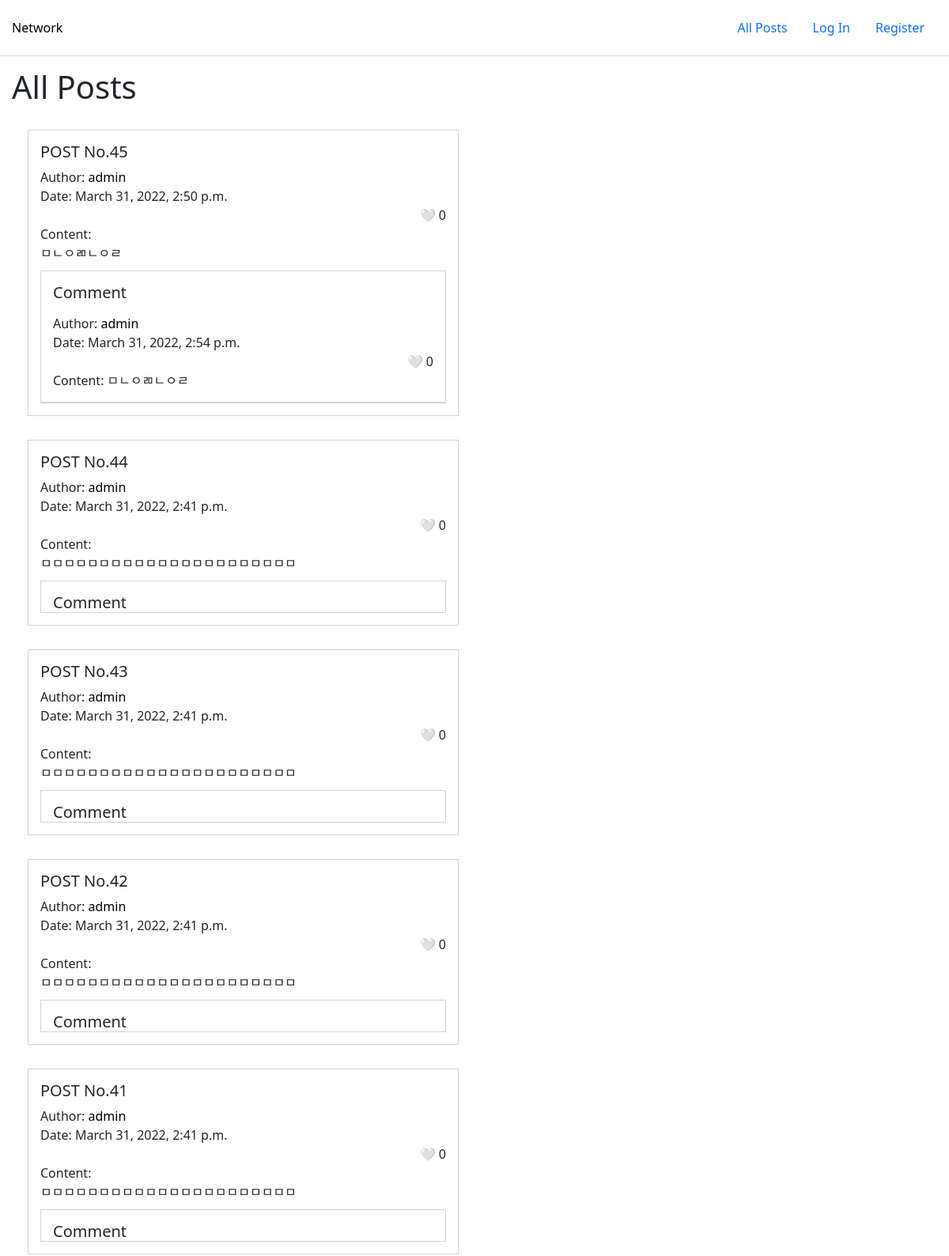
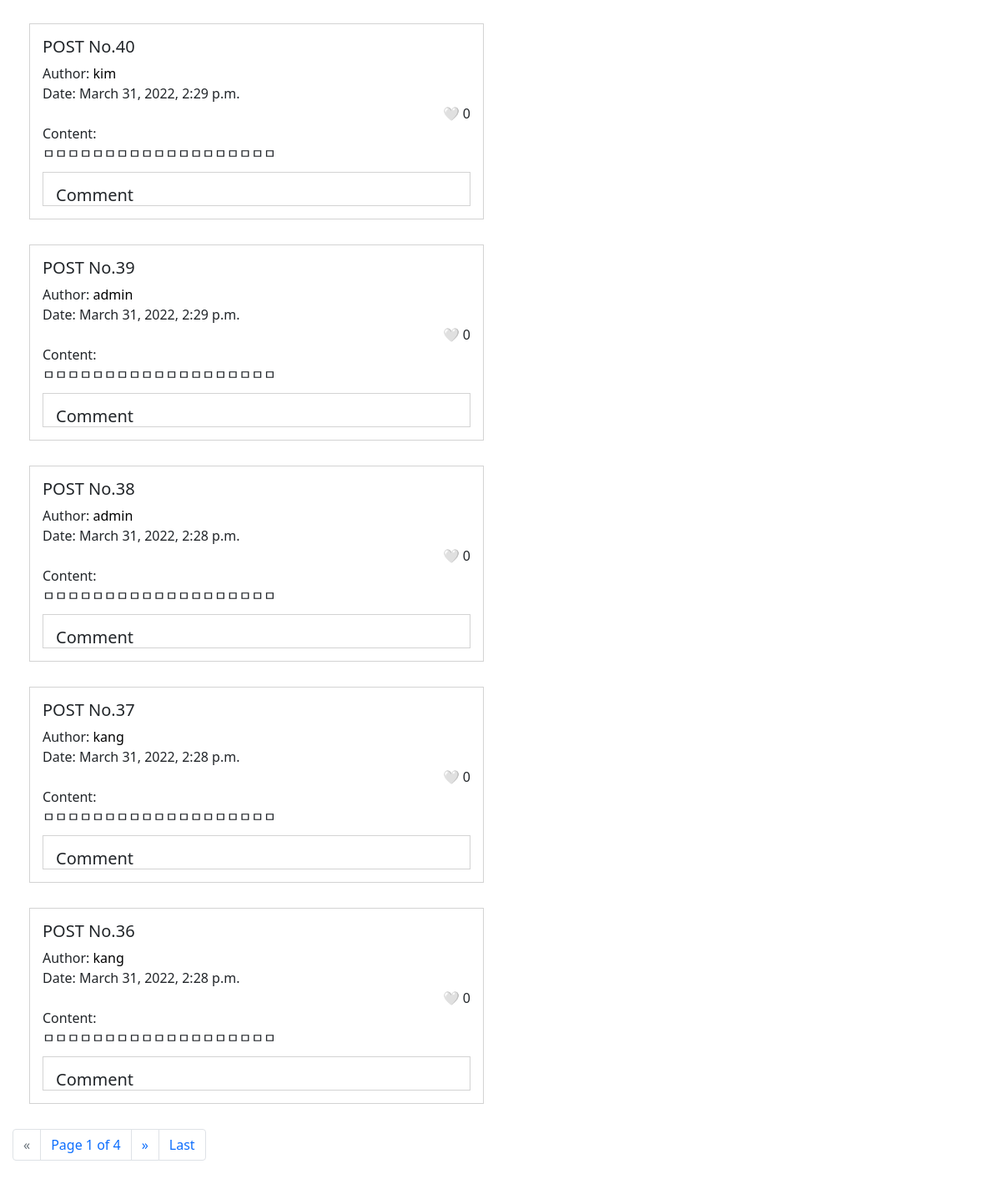
The page /posts on the database its author committed (2 pictures, top to bottom).
### network/models.py (models this page shows, shortened)
class Post(models.Model):
    user = models.ForeignKey(User, on_delete=models.CASCADE, related_name="post_author")
    content = models.TextField(max_length=500)
    created_time = models.DateTimeField(auto_now_add=True, auto_now=False)
    updated_time = models.DateTimeField(auto_now_add=False, auto_now=True)
    like = models.ManyToManyField(User, blank=True, related_name="post_like")

class User(AbstractUser):
    follower = models.ManyToManyField(
        "self",
        blank=True,
        symmetrical=False,
        related_name="user_follower",
    )
    following = models.ManyToManyField(
        "self",
        blank=True,
        symmetrical=False,
        related_name="user_following",
    )

class Comment(models.Model):
    user = models.ForeignKey(
        User, on_delete=models.CASCADE, related_name="comment_author"
    )
    post = models.ForeignKey(
        Post,
        null=True,
        blank=True,
        on_delete=models.CASCADE,
        related_name="comment_post",
    )
    content = models.TextField(max_length=300)
    created_time = models.DateTimeField(auto_now_add=True, auto_now=False)
    updated_time = models.DateTimeField(auto_now_add=False, auto_now=True)
    like = models.ManyToManyField(User, blank=True, related_name="comment_like")

### network/views.py (the view)
# urls.py: path("posts", views.posts, name="posts"),
def posts(request):
    posts = Post.objects.all().order_by("-created_time")
    comments = Comment.objects.all().order_by("-created_time")
    paginator = Paginator(posts, 10)
    page = request.GET.get("page")
    posts = paginator.get_page(page)
    return render(
        request,
        "network/posts.html",
        {
            "posts": posts,
            "comments": comments,
        },
    )

### network/templates/network/posts.html (shortened to what this page needs)
{% extends "network/layout.html" %}
{% load static %}
{% block body %}
<h1>All Posts</h1>
  {% for post in posts %}
  <div class="post_container">
    <div class="post_wrapper">
      <h5>POST No.{{ post.id }}</h5>
      <div class="author_wrapper">
        <div class="author">Author:
          <a href="{% url 'profile' post.user %}">{{ post.user.username }}</a>
        </div>
      </div>
      <div>Date: {{ post.created_time }} </div>
      <div class="like_box">
        <div
          class="post_like like {% if request.user == post.user %} disabled {% endif %}"
          post_id="{{ post.id }}"
          id="post_like_{{ post.id }}"
          {% if not request.user in post.like.all %}
          post_is_liked="no"
          {% else %}
          post_is_liked="yes"
          {% endif %}
        >
          <span id="post_heart_{{ post.id }}">
            {% if not request.user in post.like.all %}
            🤍
            {% else %}
            ❤
            {% endif %}
          </span>
          <span id="post_count_{{ post.id }}">{{ post.like.count }}</span>
        </div>
      </div>
      Content: <div class="post_content_div{{ post.id }}"> {{ post.content }}</div>
    <div class="comment_wrapper">
      <h5>Comment</h5>
    {% for comment in comments %}
      {% if post == comment.post %}
        <div class="comment_content">
          <div class="author_wrapper">
            <div>Author:
              <a href="{% url 'profile' comment.user %}">{{ comment.user }}</a>
            </div>
          </div>
          <div>Date: {{ comment.created_time }}</div>
          <div class="like_box">
          <div
            class="comment_like like {% if request.user == comment.user %} disabled {% endif %}"
            comment_id="{{ comment.id }}"
            id="comment_like_{{ comment.id }}"
            {% if not request.user in comment.like.all %}
            comment_is_liked="no"
            {% else %}
            comment_is_liked="yes"
            {% endif %}
          >
              <span id="comment_heart_{{ comment.id }}">
                {% if not request.user in comment.like.all %}
                🤍
                {% else %}
                ❤
                {% endif %}
              </span>
              <span id="comment_count_{{ comment.id }}">{{ comment.like.count }}</span>
            </div>
          </div>
          <div class="comment_text">Content: {{ comment.content }}</div>
        </div>
      {% endif %}
        {% endfor %}
      </div>
    </div>
  </div>
  {% endfor %}
  {% if posts.paginator.num_pages > 1 %}
    <nav aria-label="Page navigation example">
      <ul class="pagination">
        {% if posts.has_previous %}
        <li class="page-item">
          <a class="page-link" href="?page=1">First</a>
        </li>
        <li class="page-item">
          <a
            class="page-link"
            href="?page={{ posts.previous_page_number }}"
            aria-label="Previous"
          >
            <span aria-hidden="true">&laquo;</span>
          </a>
        </li>
        {%else%}
        <li class="page-item disabled">
          <a class="page-link" href="#" aria-label="Previous">
            <span aria-hidden="true">&laquo;</span>
          </a>
        </li>
        {% endif %}
        <li class="page-item current-item">
          <span class="current page-link">
            Page {{ posts.number }} of {{ posts.paginator.num_pages }}
          </span>
        </li>
        {% if posts.has_next %}
        <li class="page-item">
          <a
            class="page-link"
            href="?page={{ posts.next_page_number }}"
            aria-label="Next"
          >
            <span aria-hidden="true">&raquo;</span>
          </a>
        </li>
        <li class="page-item">
          <a class="page-link" href="?page={{ posts.paginator.num_pages }}">
            Last
          </a>
        </li>
        {%else%}
        <li class="page-item disabled">
          <a class="page-link" href="#" aria-label="Next">
            <span aria-hidden="true">&raquo;</span>
          </a>
        </li>
        {% endif %}
      </ul>
    </nav>
  {% endif %}
{% endblock %}

### network/static/network/css/styles.css (style rules this page uses)
* { padding: 0; margin: 0; }
a, a:visited { text-decoration: none; color: black; }
.like_box { display: flex; justify-content: flex-end; align-items: center; }
.like_box .like { cursor: pointer; }
.author_wrapper { display: flex; align-items: center; justify-content: space-between; }
.post_container { width: 50%; margin: 30px 0px; }
.post_container .post_wrapper { margin: 10px 20px 10px 20px; padding: 15px; border: 1px solid lightgrey; }
.comment_wrapper { margin-top: 10px; border: 1px solid lightgrey; }
.comment_wrapper h5 { margin: 15px 15px 0px 15px; }
.comment_wrapper .comment_content { padding: 15px; border-bottom: 1px solid lightgrey; width: 100%; }

### rows shown on the page
Post: id "45", user.username "admin", created_time "March 31, 2022, 2:50 p.m.", like.count "0", content "ㅁㄴㅇㄻㄴㅇㄹ"
Comment: user "admin", created_time "March 31, 2022, 2:54 p.m.", like.count "0", content "ㅁㄴㅇㄻㄴㅇㄹ"
Post: id "44", user.username "admin", created_time "March 31, 2022, 2:41 p.m.", like.count "0", content "ㅁㅁㅁㅁㅁㅁㅁㅁㅁㅁㅁㅁㅁㅁㅁㅁㅁㅁㅁㅁㅁㅁ"
Post: id "43", user.username "admin", created_time "March 31, 2022, 2:41 p.m.", like.count "0", content "ㅁㅁㅁㅁㅁㅁㅁㅁㅁㅁㅁㅁㅁㅁㅁㅁㅁㅁㅁㅁㅁㅁ"
Post: id "42", user.username "admin", created_time "March 31, 2022, 2:41 p.m.", like.count "0", content "ㅁㅁㅁㅁㅁㅁㅁㅁㅁㅁㅁㅁㅁㅁㅁㅁㅁㅁㅁㅁㅁㅁ"
Post: id "41", user.username "admin", created_time "March 31, 2022, 2:41 p.m.", like.count "0", content "ㅁㅁㅁㅁㅁㅁㅁㅁㅁㅁㅁㅁㅁㅁㅁㅁㅁㅁㅁㅁㅁㅁ"
Post: id "40", user.username "kim", created_time "March 31, 2022, 2:29 p.m.", like.count "0", content "ㅁㅁㅁㅁㅁㅁㅁㅁㅁㅁㅁㅁㅁㅁㅁㅁㅁㅁㅁ"
Post: id "39", user.username "admin", created_time "March 31, 2022, 2:29 p.m.", like.count "0", content "ㅁㅁㅁㅁㅁㅁㅁㅁㅁㅁㅁㅁㅁㅁㅁㅁㅁㅁㅁ"
Post: id "38", user.username "admin", created_time "March 31, 2022, 2:28 p.m.", like.count "0", content "ㅁㅁㅁㅁㅁㅁㅁㅁㅁㅁㅁㅁㅁㅁㅁㅁㅁㅁㅁ"
Post: id "37", user.username "kang", created_time "March 31, 2022, 2:28 p.m.", like.count "0", content "ㅁㅁㅁㅁㅁㅁㅁㅁㅁㅁㅁㅁㅁㅁㅁㅁㅁㅁㅁ"
Post: id "36", user.username "kang", created_time "March 31, 2022, 2:28 p.m.", like.count "0", content "ㅁㅁㅁㅁㅁㅁㅁㅁㅁㅁㅁㅁㅁㅁㅁㅁㅁㅁㅁ"

### other values the page prints
{{ posts.number }} "1"
{{ posts.paginator.num_pages }} "4"
